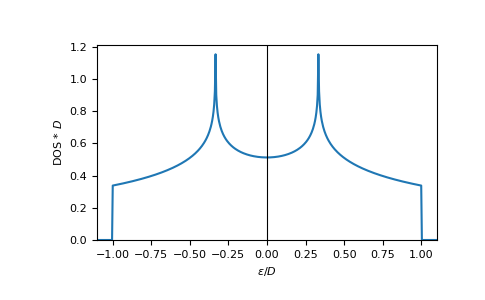

Write the Python code that produced this figure.
eps = np.linspace(-1.1, 1.1, num=500)
dos = gt.lattice.rectangular.dos(eps, half_bandwidth=1, scale=2)

import matplotlib.pyplot as plt
_ = plt.plot(eps, dos)
_ = plt.xlabel(r"$\epsilon/D$")
_ = plt.ylabel(r"DOS * $D$")
_ = plt.axvline(0, color='black', linewidth=0.8)
_ = plt.ylim(bottom=0)
_ = plt.xlim(left=eps.min(), right=eps.max())
plt.show()
